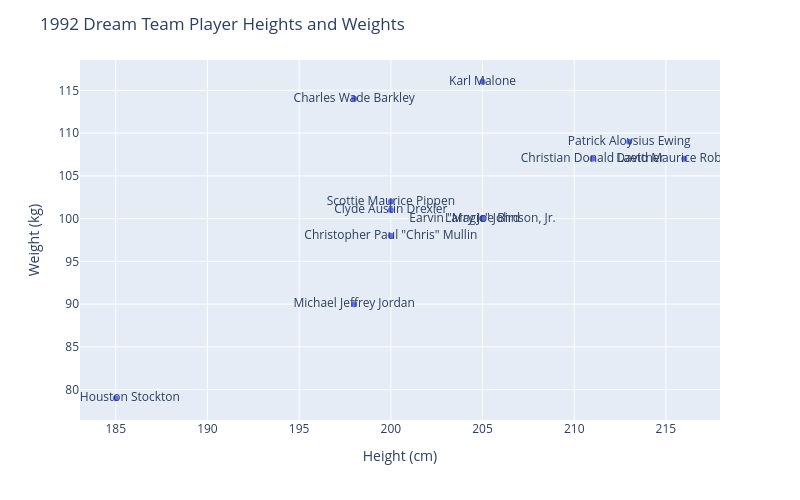

The cell this chart's notebook holds for it:
### Code cell
#make the plotly plot
#%pip install --upgrade nbformat
fig = px.scatter(dream_team, x = 'Height', y = 'Weight', text = 'Name', width = 800, height = 500)
fig.update_layout(title = '1992 Dream Team Player Heights and Weights',
                  xaxis_title = 'Height (cm)',
                  yaxis_title = 'Weight (kg)')
fig.show()

### Figure 1 — Plotly figure (JSON) as saved in the notebook; plotly's stock layout.template omitted (floating-point values rounded to 4 significant figures)
{"data": [{"hovertemplate": "Height=%{x}<br>Weight=%{y}<br>Name=%{text}<extra></extra>", "legendgroup": "", "marker": {"color": "#636efa", "symbol": "circle"}, "mode": "markers+text", "name": "", "orientation": "v", "showlegend": false, "text": ["Charles Wade Barkley", "Larry Joe Bird", "Clyde Austin Drexler", "Patrick Aloysius Ewing", "Earvin \"Magic\" Johnson, Jr.", "Michael Jeffrey Jordan", "Christian Donald Laettner", "Karl Malone", "Christopher Paul \"Chris\" Mullin", "Scottie Maurice Pippen", "David Maurice Robinson", "John Houston Stockton"], "type": "scatter", "x": [198.0, 205.0, 200.0, 213.0, 205.0, 198.0, 211.0, 205.0, 200.0, 200.0, 216.0, 185.0], "xaxis": "x", "y": [114.0, 100.0, 101.0, 109.0, 100.0, 90.0, 107.0, 116.0, 98.0, 102.0, 107.0, 79.0], "yaxis": "y"}], "layout": {"height": 500, "legend": {"tracegroupgap": 0}, "margin": {"t": 60}, "title": {"text": "1992 Dream Team Player Heights and Weights"}, "width": 800, "xaxis": {"anchor": "y", "domain": [0, 1], "title": {"text": "Height (cm)"}}, "yaxis": {"anchor": "x", "domain": [0, 1], "title": {"text": "Weight (kg)"}}}}
